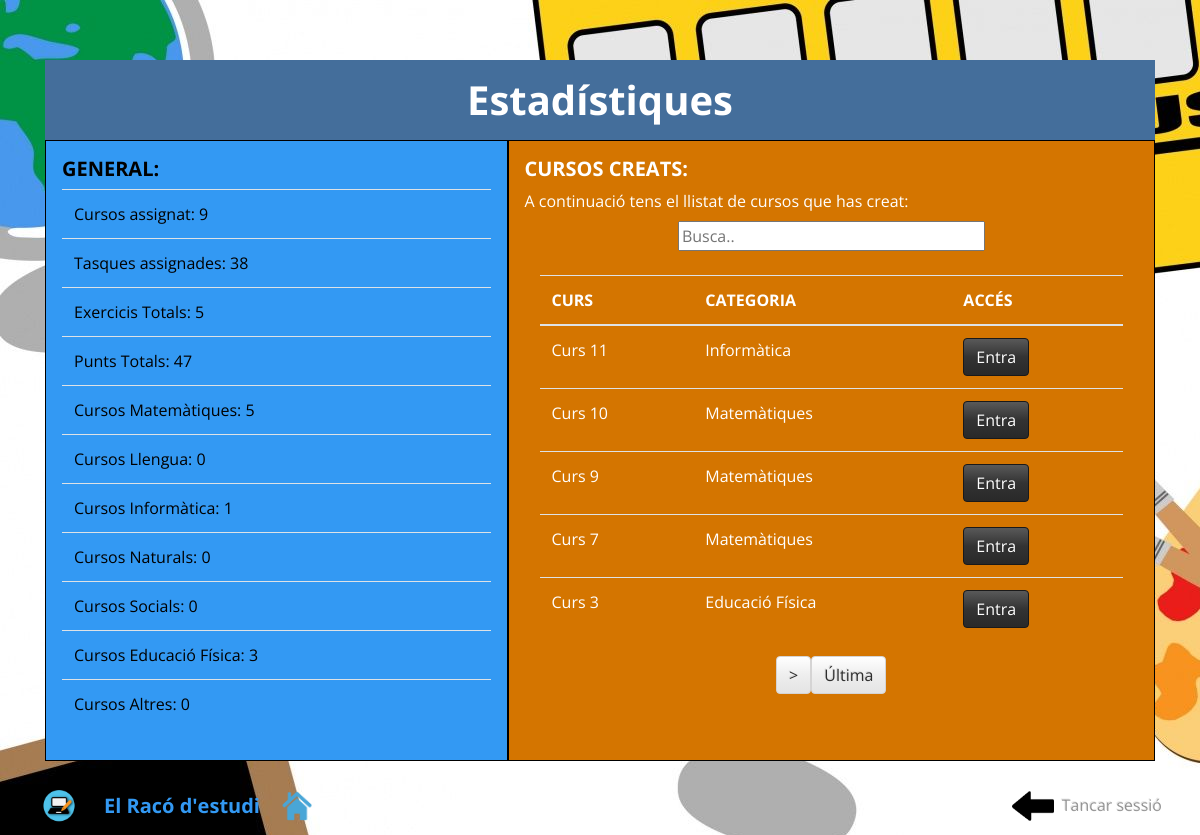
The app's page /main_app/estadistiquesalumne.php (signed in) with its own data.
### tables this page shows
CREATE TABLE IF NOT EXISTS `alumne` (
  `ID` int(11) NOT NULL AUTO_INCREMENT,
  `Nom` char(30) NOT NULL,
  `NomUsuari` varchar(30) NOT NULL,
  `Contrasenya` varchar(30) NOT NULL,
  `Correu` varchar(50) NOT NULL,
  `img` varchar(300) DEFAULT NULL,
  `Punts` int(11) DEFAULT NULL,
  `exercicis` int(11) DEFAULT NULL,
  PRIMARY KEY (`ID`)
);

CREATE TABLE IF NOT EXISTS `categoria` (
  `id` int(11) NOT NULL,
  `nom` varchar(50) NOT NULL
);

CREATE TABLE IF NOT EXISTS `curs` (
  `ID` int(11) NOT NULL AUTO_INCREMENT,
  `Nom` varchar(100) NOT NULL,
  `Descripcio` text NOT NULL,
  `Data_creat` varchar(500) DEFAULT NULL,
  `categoria` int(11) DEFAULT NULL,
  `IDprofessor` int(11) NOT NULL,
  PRIMARY KEY (`ID`),
  KEY `FK_CursProfessor` (`IDprofessor`)
);

### main_app/estadistiquesalumne.php (the view, shortened to what this page needs)
<?php
$idalumne = $_SESSION['idalumne'];
?>
<!DOCTYPE html>
<html>
<head>
    <link rel="stylesheet" href="../assets/bootstrap/css/bootstrap.min.css">
    <link rel="stylesheet" href="../assets/fonts/font-awesome.min.css">
    <link rel="stylesheet" href="../assets/fonts/ionicons.min.css">
    <link rel="stylesheet" href="../assets/css/Article-List.css">
    <link rel="stylesheet" href="../assets/css/Footer-Basic.css">
    <link rel="stylesheet" href="../assets/css/Login-Form-Clean.css">
    <link rel="stylesheet" href="../assets/css/Navigation-Clean.css">
    <link rel="stylesheet" href="../assets/css/Registration-Form-with-Photo.css">
    <link rel="stylesheet" href="../assets/css/styles.css">
</head>
<body style="background-image: url(&quot;../assets/img/image50.jpg&quot;);">
  <div style="margin-top:5%">
    <div class="container" id="contentHistoriasOm">
        <section id="subirOm" class="pb-3">
            <div class="row p-0 m-0">
                <div class="col p-0 m-0">
                    <div class="row bg-white mx-auto">
                        <div class="col-12 p-0 m-0 bg-primary" >
                            <h1 class="text-center text-white p-0 m-0 display-5 pt-3 pb-3"><strong>Estadístiques</strong></h1>
                        </div>
                    </div>
                </div>
            </div>
            <div class="row p-0 m-0">
                <div class="col-lg-4 col-xl-5 p-0 m-0 p-3 bg-info mx-auto" style="border:1px solid black">
                    <h5 class=" p-0 m-0 pb-2" style="color:black"><strong>GENERAL:</strong></h5>
                    <div class="table-responsive">
                        <table class="table" style="color:black">
                            <tbody>
                                <tr>
                                    <?php
                                     require 'conn.php';
                                       $sql = "SELECT COUNT(*) AS cursos FROM alumne_curs where IDalumne = $idalumne";
                                        $result = $mysqli->query($sql);
                                        if ($result->num_rows > 0) {
                                            while($row = $result->fetch_assoc()) {
                                                 $cursos = $row["cursos"];
                                            }
                                        }
                                    ?>
                                    <td>Cursos assignat: <?php echo $cursos?></td>
                                    <td class="p-0 m-0 p-1"></td>
                                </tr>
                                <tr>
                                    <?php
                                     require 'conn.php';
                                       $sql = "SELECT COUNT(*) AS tasques FROM alumne_curs al INNER JOIN curs c ON al.IDcurs = c.ID INNER JOIN tasca t ON c.ID = t.IDcurs where al.IDalumne= $idalumne";
                                        $result = $mysqli->query($sql);
                                        if ($result->num_rows > 0) {
                                            while($row = $result->fetch_assoc()) {
                                                 $tasques = $row["tasques"];
                                            }
                                        }
                                    ?>
                                    <td>Tasques assignades: <?php echo $tasques ?></td>
                                    <td class="p-0 m-0 p-1"></td>
                                </tr>
                                <tr>
                                    <?php
                                     require 'conn.php';
                                       $sql = "SELECT exercicis, Punts FROM alumne where ID = $idalumne";
                                        $result = $mysqli->query($sql);
                                        if ($result->num_rows > 0) {
                                            while($row = $result->fetch_assoc()) {
                                                 $exercicis = $row["exercicis"];
                                                 $punts = $row["Punts"];
                                            }
                                        }
                                    ?>
                                    <td>Exercicis Totals: <?php echo $exercicis ?></a></td>
                                    <td class="p-0 m-0 p-1"></td>
                                </tr>
                                <tr>
                                    <td>Punts Totals: <?php echo $punts?></td>
                                    <td class="p-0 m-0 p-1"></td>
                                </tr>
                                    <?php
                                     require 'conn.php';
                                       $sql = "SELECT id,nom FROM categoria";
                                        $result = $mysqli->query($sql);
                                        if ($result->num_rows > 0) {
                                            while($row = $result->fetch_assoc()) {
                                                $idcat = $row["id"];
                                                require 'conn.php';
                                                   $sql1 = "SELECT COUNT(*) AS cursos FROM alumne_curs al INNER JOIN curs c ON al.IDcurs = c.ID INNER JOIN categoria cat ON c.categoria = cat.id where cat.id = $idcat and al.IDalumne = $idalumne";
                                                    $result1 = $mysqli->query($sql1);
                                                    if ($result1->num_rows > 0) {
                                                        while($row1 = $result1->fetch_assoc()) {
                                                            echo"<tr><td>Cursos ".utf8_encode($row["nom"]).": ".$row1["cursos"]."</td>
                                                            <td class='p-0 m-0 p-1'></td> </tr>";
                                                        }
                                                    }
                                            }
                                        }
                                    ?>
                            </tbody>
                        </table>
                    </div></div>
                <div class="col-lg-4 col-xl-7 p-0 m-0 p-3 bg-warning mx-auto" style='color:white;border:1px solid black'>
                    <h5 class="text-primary p-0 m-0 pb-2" style='color:white'><strong style='color:white'>CURSOS CREATS:</strong></h5>
                    <p class="p-0 m-0 pb-2">A continuació tens el llistat de cursos que has creat:</p>
                    <div class="table-responsive">
                        <center><input id="myInput" type="text" placeholder="Busca.." style="width:50%;"></center></br>
                        <div class="container" id="taulaprincipal">
                        <table class="table" style='color:white'>
                            <thead>
                                <tr>
                                    <th>CURS</th>
                                    <th>CATEGORIA</th>
                                    <th>ACCÉS</th>
                                </tr>
                            </thead>
                            <tbody>
                                 <?php
                                 require 'conn.php';
                                    $cursos ="SELECT count(c.Nom) as total from alumne_curs INNER JOIN curs c ON alumne_curs.IDcurs = c.ID INNER JOIN categoria ca ON c.categoria = ca.ID WHERE alumne_curs.IDalumne = $idalumne ";
                                    $result = $mysqli->query($cursos);
                                    if ($result->num_rows > 0) {
                                        while($row = $result->fetch_assoc()) {
                                             $totalcurs = $row["total"];
                                        }
                                    }
                                   $pagines = $totalcurs / 5;
                                   $pagi = round($pagines);
                                if ( ! isset( $_GET['pag'] ) or ! is_numeric( $_GET['pag'] ) ) {
                                    $pag = 0;
                                } else {
                                    $pag = (int) $_GET['pag'];
                                }
                                 require 'conn.php';
                                    $cursos ="SELECT c.ID, c.Nom, c.Data_creat, ca.nom from alumne_curs INNER JOIN curs c ON alumne_curs.IDcurs = c.ID INNER JOIN categoria ca ON c.categoria = ca.ID WHERE alumne_curs.IDalumne = $idalumne ORDER BY c.Data_creat DESC LIMIT $pag, 5";
                                    $result = $mysqli->query($cursos);
                                    if ($result->num_rows > 0) {
                                        while($row = $result->fetch_assoc()) {
                                              echo"<tr>
                                                  <td>".utf8_encode($row["Nom"])."</td>
                                                  <td>".utf8_encode($row["nom"])."</td>
                                                  <td>
                                                   <form method='post' action='estadistiquesdetallalumne.php'>
                                                  <input type='hidden' name='idcurs' value='".$row["ID"]."'>
                                                  <input class='btn btn-dark' type='submit' value='Entra'>
                                                  </form>
                                                  </td>
                                                  </tr>";
                                        }
                                    }
                                ?>
                            </tbody>
                        </table>
                        <center>
                        <?php
                            $pagin = $pag / 5;
                            $a = $pagin + 1;
                            $prev = $pag - 5;
                            $ult = ($pagi-1) * 5;
                            if(($a<$pagi)&& ( $pag == 0 )){
                            echo '<a class="btn btn-light" href="' . $_SERVER['PHP_SELF'] . '?pag=' . ( $pag + 5 ) . '">></a>';
                            echo '<a class="btn btn-light" href="' . $_SERVER['PHP_SELF'] . '?pag=' .$ult. '">Última </a>';
                            }else if(($a<$pagi) && ( $prev >= 0 )){
                                echo '<a class="btn btn-light" href="' . $_SERVER['PHP_SELF'] . '?pag=0"> Primera</a>';
                                echo '<a class="btn btn-light" href="' . $_SERVER['PHP_SELF'] . '?pag=' . $prev . '"><</a>';
                                echo '<a class="btn btn-light" href="' . $_SERVER['PHP_SELF'] . '?pag=' . ( $pag + 5 ) . '">></a>';
                                echo '<a class="btn btn-light" href="' . $_SERVER['PHP_SELF'] . '?pag=' . $ult . '">Última </a>';
                            }else if(($a>=$pagi) && ( $prev >= 0 )){
                                echo '<a class="btn btn-light" href="' . $_SERVER['PHP_SELF'] . '?pag=0"> Primera</a>';
                                echo '<a class="btn btn-light" href="' . $_SERVER['PHP_SELF'] . '?pag=' . $prev . '"><</a>';
                            }
                        ?>
                    </center>
                    </div>
                </div>
            </div>
        </section>
    </div>
    <nav class="navbar navbar-light navbar-expand sticky-top">
        <div class="container"><img id="logo" src="../assets/img/logo.png"><a class="navbar-brand" href="perfil_alumne.php"><strong>El Racó d'estudi</strong></a><a href="perfil_alumne.php"><img src="../imatges/icones/perfil.png" alt="Perfil" height="42" width="42"></a>
            <div
                class="collapse navbar-collapse text-right" id="navcol-1">
                <ul class="nav navbar-nav ml-auto">
                  <a href="perfil_alumne.php"><img src="../imatges/icones/torna.png" alt="Perfil" height="42" width="42" href="perfil_alumne.php"></a>
                    <li class="nav-item" role="presentation"><a class="nav-link" href="tancar_sessio.php">Tancar sessió</a></li>
                </ul>
        </div>
        </div>
    </nav>
  </div>
</body>
</html>

### assets/css/Article-List.css (style rules this page uses)
#logo { max-height: 42px; margin-right: 18px; margin-top: -3px; display: inline-block; }
.navbar-light .navbar-nav .nav-link { color: rgba(0,0,0,0.4); }
.text-primary.p-0.m-0.pb-2 { color: black; }

### assets/css/styles.css (style rules this page uses)
body { font-family: "Open Sans", -apple-system, BlinkMacSystemFont, Raleway, "Segoe UI", Roboto, "Helvetica Neue", Arial, sans-serif, "Apple Color Emoji", "Segoe UI Emoji", "Segoe UI Symbol"; }

### records on screen
alumne: exercicis "5", Punts "47"
categoria: nom "Matemàtiques", cursos "5"
categoria: nom "Llengua", cursos "0"
categoria: nom "Informàtica", cursos "1"
categoria: nom "Naturals", cursos "0"
categoria: nom "Socials", cursos "0"
categoria: nom "Educació Física", cursos "3"
categoria: nom "Altres", cursos "0"
curs: Nom "Curs 11", categoria.nom "Informàtica"
curs: Nom "Curs 10", categoria.nom "Matemàtiques"
curs: Nom "Curs 9", categoria.nom "Matemàtiques"
curs: Nom "Curs 7", categoria.nom "Matemàtiques"
curs: Nom "Curs 3", categoria.nom "Educació Física"

### other values on screen
$cursos "9"
$tasques "38"
